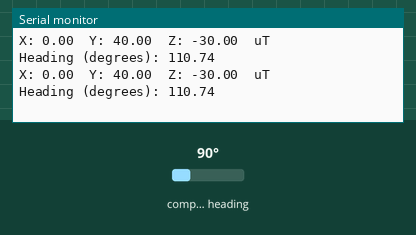
Bench run of a sketch on a simulated Arduino Uno, built with avr-gcc and run on an emulated ATmega328P. Parts: the last lines printed to the serial monitor. The inputs (shaded band) are chosen by the test bench; at power-on: compass heading 90°.

Above: at 2.3 s.
2.4 s: compass heading set to 7°
At 3.6 s:
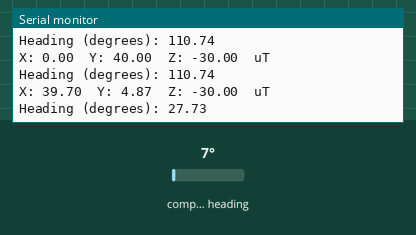
4.5 s: compass heading set to 180°
At 4.9 s:
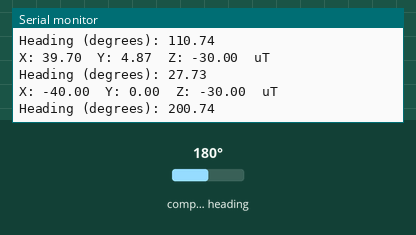
Timing chart, 0 to 7.5 s (numbered marks = the images above; inputs shaded):
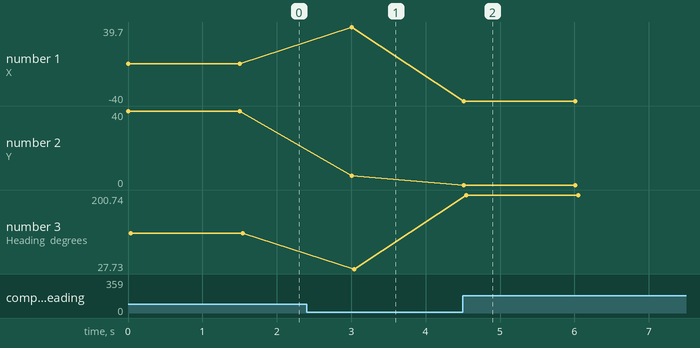

The sketch:

magn.ino
```cpp
#include <Wire.h>
#include <Adafruit_Sensor.h>
#include <Adafruit_HMC5883_U.h>

/* Assign a unique ID to the compass at the same time */
Adafruit_HMC5883_Unified mag = Adafruit_HMC5883_Unified(12345);

void setup(void)
{
  /*Serial will be used for standard output (errors, warnings)*/
  Serial.begin(9600);
  /* Initialise the sensor */
  if(!mag.begin())
  {
    /* There was a problem detecting the HMC5883 ... check your connections */
    Serial.println("Error(compass): No HMC5883 detected");
    while(1);
  }
}

void loop(void)
{

  compass();

  delay(1500);
}

//==============FUNCTIONS==============

void compass()
{
  /* Get a new sensor event */
  sensors_event_t event;
  mag.getEvent(&event);

  /* Display the results (magnetic vector values are in micro-Tesla (uT)) */
  Serial.print("X: "); Serial.print(event.magnetic.x); Serial.print("  ");
  Serial.print("Y: "); Serial.print(event.magnetic.y); Serial.print("  ");
  Serial.print("Z: "); Serial.print(event.magnetic.z); Serial.print("  ");Serial.println("uT");

  // Hold the module so that Z is pointing 'up' and you can measure the heading with x&y
  // Calculate heading when the magnetometer is level, then correct for signs of axis.
  float heading = atan2(event.magnetic.y, event.magnetic.x);

  // Once you have your heading, you must then add your 'Declination Angle', which is the 'Error' of the magnetic field in your location.
  // Find yours here: http://www.magnetic-declination.com/
  // Mine is: -13* 2' W, which is ~13 Degrees, or (which we need) 0.22 radians
  // If you cannot find your Declination, comment out these two lines, your compass will be slightly off.
  float declinationAngle = 0.362; //Sao Carlos
  heading += declinationAngle;

  // Correct for when signs are reversed.
  if(heading < 0)
    heading += 2*PI;

  // Check for wrap due to addition of declination.
  if(heading > 2*PI)
    heading -= 2*PI;

  // Convert radians to degrees for readability.
  float headingDegrees = heading * 180/M_PI;

  Serial.print("Heading (degrees): "); Serial.println(headingDegrees);

}
```

Measured:
- after the input at 2.4 s, the serial monitor: prints a new line after 0.61 s (image 1)
- after the input at 4.5 s, the serial monitor: prints a new line at once (image 2)
- plotted number 1: 0 → 39.7 after the input at 2.4 s, 39.7 → -40 after the input at 4.5 s
- plotted number 2: 40 → 4.87 after the input at 2.4 s
- plotted number 3: 110.74 → 27.73 after the input at 2.4 s, 27.73 → 200.74 after the input at 4.5 s
